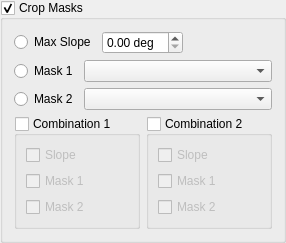
      <widget class="QGroupBox" name="gbCropMasks" >
       <property name="title" >
        <string>Crop Masks</string>
       </property>
       <property name="checkable" >
        <bool>true</bool>
       </property>
       <layout class="QGridLayout" >
        <item row="0" column="0" colspan="2" >
         <widget class="QRadioButton" name="radioButton" >
          <property name="text" >
           <string>Max Slope</string>
          </property>
         </widget>
        </item>
        <item row="0" column="2" colspan="2" >
         <widget class="QDoubleSpinBox" name="doubleSpinBox" >
          <property name="suffix" >
           <string> deg</string>
          </property>
         </widget>
        </item>
        <item row="0" column="4" >
         <spacer>
          <property name="orientation" >
           <enum>Qt::Horizontal</enum>
          </property>
          <property name="sizeHint" stdset="0" >
           <size>
            <width>61</width>
            <height>22</height>
           </size>
          </property>
         </spacer>
        </item>
        <item row="1" column="0" >
         <widget class="QRadioButton" name="radioButton_2" >
          <property name="text" >
           <string>Mask 1</string>
          </property>
         </widget>
        </item>
        <item row="1" column="1" colspan="4" >
         <widget class="QComboBox" name="comboBox" />
        </item>
        <item row="2" column="0" >
         <widget class="QRadioButton" name="radioButton_3" >
          <property name="text" >
           <string>Mask 2</string>
          </property>
         </widget>
        </item>
        <item row="2" column="1" colspan="4" >
         <widget class="QComboBox" name="comboBox_2" />
        </item>
        <item row="3" column="0" colspan="3" >
         <widget class="QGroupBox" name="groupBox" >
          <property name="title" >
           <string>Combination 1</string>
          </property>
          <property name="checkable" >
           <bool>true</bool>
          </property>
          <property name="checked" >
           <bool>false</bool>
          </property>
          <layout class="QGridLayout" >
           <item row="0" column="0" >
            <widget class="QCheckBox" name="checkBox" >
             <property name="text" >
              <string>Slope</string>
             </property>
            </widget>
           </item>
           <item row="1" column="0" >
            <widget class="QCheckBox" name="checkBox_2" >
             <property name="text" >
              <string>Mask 1</string>
             </property>
            </widget>
           </item>
           <item row="2" column="0" >
            <widget class="QCheckBox" name="checkBox_3" >
             <property name="text" >
              <string>Mask 2</string>
             </property>
            </widget>
           </item>
          </layout>
         </widget>
        </item>
        <item row="3" column="3" colspan="2" >
         <widget class="QGroupBox" name="groupBox_2" >
          <property name="title" >
           <string>Combination 2</string>
          </property>
          <property name="checkable" >
           <bool>true</bool>
          </property>
          <property name="checked" >
           <bool>false</bool>
          </property>
          <layout class="QGridLayout" >
           <item row="0" column="0" >
            <widget class="QCheckBox" name="checkBox_4" >
             <property name="text" >
              <string>Slope</string>
             </property>
            </widget>
           </item>
           <item row="1" column="0" >
            <widget class="QCheckBox" name="checkBox_5" >
             <property name="text" >
              <string>Mask 1</string>
             </property>
            </widget>
           </item>
           <item row="2" column="0" >
            <widget class="QCheckBox" name="checkBox_6" >
             <property name="text" >
              <string>Mask 2</string>
             </property>
            </widget>
           </item>
          </layout>
         </widget>
        </item>
       </layout>
      </widget>
